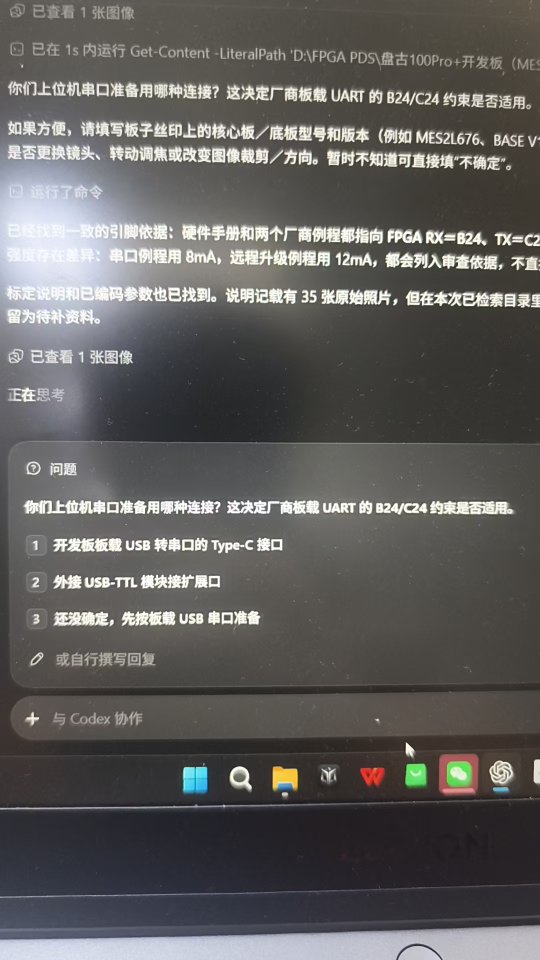
#> input picture deliverables/20261024/collab2_local_archive/original_project_images/46f1c0b041507f9e6f2b98e32a39a48e.jpg, 1080 x 1920 px (shown at 1/2 size); its folder holds only this picture in this run
$ python -i stabilizer.py   (imports and definitions only)
#> lines starting #> are read from the running program, lines starting #| are printed output that depends on the picture
"""Visual reference lock for the FPGA inverse-affine sampler.

Image registration returns D: reference display -> current display. UART frame
history estimates A_seen at the configured capture delay, so the absolute
target is A_seen @ D. Video pixels contain no feedback metadata.
"""
import math
import time

import cv2
import numpy as np

from model import compile_registers, fixed_map


# [5 lines left out: function matrix_from_registers, not called in this run]


class FrameTimeline:
    """UART published-frame history; capture transport delay is configurable.

    This is an estimated time association, not an embedded frame identifier.
    Refuse old/unknown history rather than integrating a residual blindly.
    """
    # [4 lines left out: function __init__, not called in this run]

    def append(self, stamp, count, matrix):
        if not self.items or count != self.items[-1][1]:
            self.items.append((stamp, count, homogeneous(matrix)))

    # [6 lines left out: function seen, not called in this run]


class SmoothTarget:
    """Frame-rate target progression independent of feature-estimation timing."""
    # [14 lines left out: functions __init__, advance, not called in this run]


class ShapeStabilizer:
    """Fast roll/translation, slowly varying bounded affine stretch.

    Constrain the ABSOLUTE reconstructed target, never the displayed residual:
    the residual includes compensation already rendered by the FPGA. The
    symmetric log stretch is relative to the fixed reference crop. Broad,
    reliable feature support is required before changing scale/shear.
    """
    # [42 lines left out: functions __init__, constrain, not called in this run]


def homogeneous(matrix):
    matrix = np.asarray(matrix, dtype=float)
    return np.vstack((matrix, [0., 0., 1.])) if matrix.shape == (2, 3) else matrix.copy()


def _add(a, b):
    return a[0]+b[0], a[1]+b[1]


def _mul(a, b):
    products = np.array([a[0]*b[0], a[0]*b[1], a[1]*b[0], a[1]*b[1]])
    return products.min(axis=0), products.max(axis=0)


def _scale(a, value):
    return _mul(a, (value, value))


def _square(a):
    return (np.where((a[0] <= 0) & (a[1] >= 0), 0, np.minimum(a[0]**2, a[1]**2)),
            np.maximum(a[0]**2, a[1]**2))


# [42 lines left out: function fast_guard, not called in this run]


class ReferenceTracker:
    """Absolute ORB anchor + forward/backward LK between anchor matches."""
    def __init__(self, width=800):
        self.width = width
        self.orb = cv2.ORB_create(nfeatures=1500, fastThreshold=12, edgeThreshold=24)
        self.reference = None
        self.last_global = 0.
        self.previous = None
        self.anchor_points = self.points = None

    def gray(self, frame):
        image = cv2.resize(frame, (self.width, self.width*9//16), interpolation=cv2.INTER_AREA)
        return cv2.cvtColor(image, cv2.COLOR_BGR2GRAY)

    def anchor(self, frame):
        self.reference = self.gray(frame)
        self.scale = self.width/1920.
        mask = np.full_like(self.reference, 255)
        mask[:max(10, int(20*self.scale)), :] = 0
        self.keypoints, self.descriptors = self.orb.detectAndCompute(self.reference, mask)
        if self.descriptors is None or len(self.keypoints) < 40:
            self.reference = None
            raise ValueError('Too few reference features: point at a textured, stationary scene')
        self.previous = None
        self.anchor_points = self.points = None
        self.last_global = 0.
        return len(self.keypoints)

    # [96 lines left out: functions _global, estimate, interpolate_affine, not called in this run]


def corner_distance(a, b):
    points = np.array([[0., 0., 1.], [1919., 0., 1.], [1919., 1079., 1.], [0., 1079., 1.]])
    return float(np.linalg.norm((points@(homogeneous(a)-homogeneous(b)).T)[:, :2], axis=1).max())

>>> import cv2
>>> picture = cv2.imread('../../../20261024/collab2_local_archive/original_project_images/46f1c0b041507f9e6f2b98e32a39a48e.jpg')
#> picture is the input picture: shape (1920, 1080, 3); mean B, G, R 93, 94.3, 95.6
>>> result = ReferenceTracker().anchor(picture)
#> in gray, `image = cv2.resize(frame, (self.width, self.width*9//16), interpolatio..`:
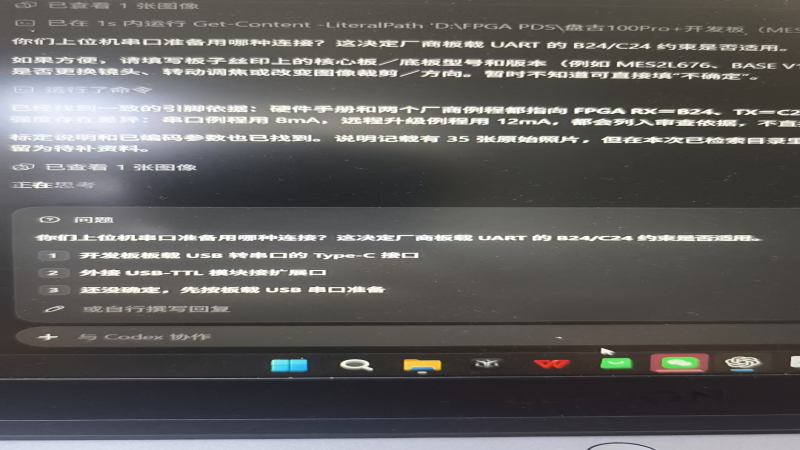
#> image: shape (450, 800, 3); mean B, G, R 93, 94.3, 95.6
#> in anchor, `self.keypoints, self.descriptors = self.orb.detectAndCompute(self.refe..`: self.keypoints = 1500 keypoints; strongest (x, y, size): (602, 350, 37.2), (678, 111, 31), (342, 364, 37.2), (602, 349, 31)
#> result = 1500
